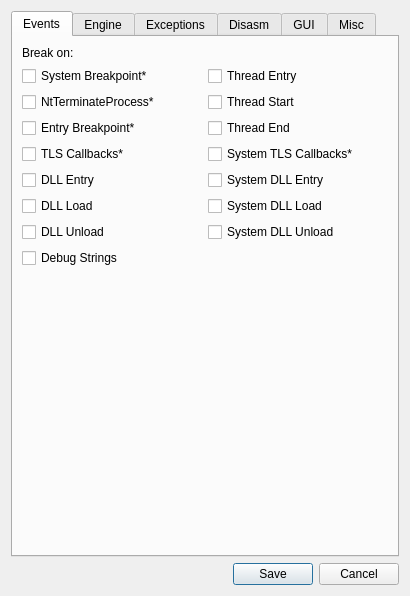
<?xml version="1.0" encoding="UTF-8"?>
<ui version="4.0">
 <class>SettingsDialog</class>
 <widget class="QDialog" name="SettingsDialog">
  <property name="geometry">
   <rect>
    <x>0</x>
    <y>0</y>
    <width>386</width>
    <height>525</height>
   </rect>
  </property>
  <property name="sizePolicy">
   <sizepolicy hsizetype="Expanding" vsizetype="Expanding">
    <horstretch>0</horstretch>
    <verstretch>0</verstretch>
   </sizepolicy>
  </property>
  <property name="windowTitle">
   <string>Settings</string>
  </property>
  <property name="windowIcon">
   <iconset resource="../../resource.qrc">
    <normaloff>:/icons/images/settings.png</normaloff>:/icons/images/settings.png</iconset>
  </property>
  <property name="autoFillBackground">
   <bool>true</bool>
  </property>
  <layout class="QVBoxLayout" name="verticalLayout">
   <item>
    <widget class="QTabWidget" name="tabWidget">
     <property name="autoFillBackground">
      <bool>true</bool>
     </property>
     <property name="currentIndex">
      <number>0</number>
     </property>
     <widget class="QWidget" name="tabEvents">
      <attribute name="title">
       <string>Events</string>
      </attribute>
      <layout class="QGridLayout" name="gridLayout">
       <item row="3" column="0">
        <widget class="QCheckBox" name="chkEntryBreakpoint">
         <property name="text">
          <string>Entry Breakpoint*</string>
         </property>
         <property name="checked">
          <bool>false</bool>
         </property>
        </widget>
       </item>
       <item row="2" column="1">
        <widget class="QCheckBox" name="chkThreadStart">
         <property name="text">
          <string>Thread Start</string>
         </property>
        </widget>
       </item>
       <item row="9" column="1">
        <widget class="QCheckBox" name="chkDllLoadSystem">
         <property name="text">
          <string>System DLL Load</string>
         </property>
        </widget>
       </item>
       <item row="1" column="1">
        <widget class="QCheckBox" name="chkThreadEntry">
         <property name="text">
          <string>Thread Entry</string>
         </property>
        </widget>
       </item>
       <item row="11" column="1">
        <widget class="QCheckBox" name="chkDllUnloadSystem">
         <property name="text">
          <string>System DLL Unload</string>
         </property>
        </widget>
       </item>
       <item row="13" column="0">
        <spacer name="verticalSpacer_4">
         <property name="orientation">
          <enum>Qt::Vertical</enum>
         </property>
         <property name="sizeHint" stdset="0">
          <size>
           <width>20</width>
           <height>40</height>
          </size>
         </property>
        </spacer>
       </item>
       <item row="2" column="0">
        <widget class="QCheckBox" name="chkNtTerminateProcess">
         <property name="text">
          <string>NtTerminateProcess*</string>
         </property>
        </widget>
       </item>
       <item row="5" column="0">
        <widget class="QCheckBox" name="chkTlsCallbacks">
         <property name="text">
          <string>TLS Callbacks*</string>
         </property>
         <property name="checked">
          <bool>false</bool>
         </property>
        </widget>
       </item>
       <item row="3" column="1">
        <widget class="QCheckBox" name="chkThreadEnd">
         <property name="text">
          <string>Thread End</string>
         </property>
        </widget>
       </item>
       <item row="8" column="0">
        <widget class="QCheckBox" name="chkDllEntry">
         <property name="text">
          <string>DLL Entry</string>
         </property>
        </widget>
       </item>
       <item row="9" column="0">
        <widget class="QCheckBox" name="chkDllLoad">
         <property name="text">
          <string>DLL Load</string>
         </property>
        </widget>
       </item>
       <item row="0" column="0">
        <widget class="QLabel" name="lblBreakOn">
         <property name="text">
          <string>Break on:</string>
         </property>
        </widget>
       </item>
       <item row="1" column="0">
        <widget class="QCheckBox" name="chkSystemBreakpoint">
         <property name="text">
          <string>System Breakpoint*</string>
         </property>
         <property name="checked">
          <bool>false</bool>
         </property>
        </widget>
       </item>
       <item row="5" column="1">
        <widget class="QCheckBox" name="chkTlsCallbacksSystem">
         <property name="text">
          <string>System TLS Callbacks*</string>
         </property>
        </widget>
       </item>
       <item row="8" column="1">
        <widget class="QCheckBox" name="chkDllEntrySystem">
         <property name="text">
          <string>System DLL Entry</string>
         </property>
        </widget>
       </item>
       <item row="11" column="0">
        <widget class="QCheckBox" name="chkDllUnload">
         <property name="text">
          <string>DLL Unload</string>
         </property>
        </widget>
       </item>
       <item row="12" column="0">
        <widget class="QCheckBox" name="chkDebugStrings">
         <property name="text">
          <string>Debug Strings</string>
         </property>
        </widget>
       </item>
      </layout>
     </widget>
     <widget class="QWidget" name="tabEngine">
      <property name="sizePolicy">
       <sizepolicy hsizetype="Minimum" vsizetype="Preferred">
        <horstretch>0</horstretch>
        <verstretch>0</verstretch>
       </sizepolicy>
      </property>
      <property name="minimumSize">
       <size>
        <width>0</width>
        <height>0</height>
       </size>
      </property>
      <attribute name="title">
       <string>Engine</string>
      </attribute>
      <layout class="QVBoxLayout" name="verticalLayout_4">
       <item>
        <layout class="QHBoxLayout" name="horizontalLayout">
         <item>
          <widget class="QGroupBox" name="groupBoxCalculationType">
           <property name="sizePolicy">
            <sizepolicy hsizetype="Preferred" vsizetype="Minimum">
             <horstretch>0</horstretch>
             <verstretch>0</verstretch>
            </sizepolicy>
           </property>
           <property name="title">
            <string>Calculation Type</string>
           </property>
           <layout class="QHBoxLayout" name="horizontalLayout_4">
            <item>
             <widget class="QRadioButton" name="radioSigned">
              <property name="text">
               <string>&amp;Signed</string>
              </property>
              <property name="checked">
               <bool>true</bool>
              </property>
             </widget>
            </item>
            <item>
             <widget class="QRadioButton" name="radioUnsigned">
              <property name="text">
               <string>&amp;Unsigned</string>
              </property>
             </widget>
            </item>
           </layout>
          </widget>
         </item>
         <item>
          <widget class="QGroupBox" name="groupBoxDebugEngine">
           <property name="title">
            <string>Debug Engine*</string>
           </property>
           <layout class="QHBoxLayout" name="horizontalLayout_3">
            <item>
             <widget class="QRadioButton" name="radioTitanEngine">
              <property name="text">
               <string>TitanEngine</string>
              </property>
              <property name="checked">
               <bool>true</bool>
              </property>
             </widget>
            </item>
            <item>
             <widget class="QRadioButton" name="radioGleeBug">
              <property name="text">
               <string>GleeBug</string>
              </property>
             </widget>
            </item>
           </layout>
          </widget>
         </item>
        </layout>
       </item>
       <item>
        <widget class="QGroupBox" name="groupBoxDefaultBreakpointType">
         <property name="sizePolicy">
          <sizepolicy hsizetype="Preferred" vsizetype="Minimum">
           <horstretch>0</horstretch>
           <verstretch>0</verstretch>
          </sizepolicy>
         </property>
         <property name="title">
          <string>Default Breakpoint Type</string>
         </property>
         <layout class="QVBoxLayout" name="verticalLayout_7">
          <item>
           <layout class="QHBoxLayout" name="layoutBreakpointType">
            <item>
             <widget class="QRadioButton" name="radioInt3Short">
              <property name="text">
               <string>INT3</string>
              </property>
              <property name="checked">
               <bool>true</bool>
              </property>
             </widget>
            </item>
            <item>
             <widget class="QRadioButton" name="radioInt3Long">
              <property name="text">
               <string>Long INT3</string>
              </property>
             </widget>
            </item>
            <item>
             <widget class="QRadioButton" name="radioUd2">
              <property name="text">
               <string>UD2</string>
              </property>
             </widget>
            </item>
           </layout>
          </item>
         </layout>
        </widget>
       </item>
       <item>
        <widget class="QCheckBox" name="chkUndecorateSymbolNames">
         <property name="text">
          <string>Undecorate Symbol Names</string>
         </property>
        </widget>
       </item>
       <item>
        <widget class="QCheckBox" name="chkEnableDebugPrivilege">
         <property name="text">
          <string>Enable Debug &amp;Privilege</string>
         </property>
        </widget>
       </item>
       <item>
        <widget class="QCheckBox" name="chkEnableSourceDebugging">
         <property name="text">
          <string>Enable Source Debugging</string>
         </property>
        </widget>
       </item>
       <item>
        <widget class="QCheckBox" name="chkDisableDatabaseCompression">
         <property name="text">
          <string>Disable Database Compression</string>
         </property>
        </widget>
       </item>
       <item>
        <widget class="QCheckBox" name="chkSaveDatabaseInProgramDirectory">
         <property name="text">
          <string>Save Database in Program Directory</string>
         </property>
        </widget>
       </item>
       <item>
        <widget class="QCheckBox" name="chkTraceRecordEnabledDuringTrace">
         <property name="text">
          <string>Enable Trace Record Recording during a Trace</string>
         </property>
        </widget>
       </item>
       <item>
        <widget class="QCheckBox" name="chkSkipInt3Stepping">
         <property name="text">
          <string>Skip INT3 stepping</string>
         </property>
        </widget>
       </item>
       <item>
        <widget class="QCheckBox" name="chkNoScriptTimeout">
         <property name="text">
          <string>No Script Timeout Warning</string>
         </property>
        </widget>
       </item>
       <item>
        <widget class="QCheckBox" name="chkIgnoreInconsistentBreakpoints">
         <property name="text">
          <string>&amp;Ignore inconsistent breakpoints</string>
         </property>
        </widget>
       </item>
       <item>
        <widget class="QCheckBox" name="chkHardcoreThreadSwitchWarning">
         <property name="text">
          <string>Log If the Thread Has Switched</string>
         </property>
        </widget>
       </item>
       <item>
        <widget class="QCheckBox" name="chkVerboseExceptionLogging">
         <property name="text">
          <string>Enable Verbose Exception Logging</string>
         </property>
        </widget>
       </item>
       <item>
        <widget class="QCheckBox" name="chkNoWow64SingleStepWorkaround">
         <property name="text">
          <string>Disable WOW64 Single Step Workaround</string>
         </property>
        </widget>
       </item>
       <item>
        <layout class="QHBoxLayout" name="horizontalLayoutMaxTraceCount">
         <item>
          <widget class="QLabel" name="lblMaxTraceCount">
           <property name="text">
            <string>Default maximum trace &amp;count</string>
           </property>
           <property name="buddy">
            <cstring>spinMaxTraceCount</cstring>
           </property>
          </widget>
         </item>
         <item>
          <widget class="QSpinBox" name="spinMaxTraceCount">
           <property name="sizePolicy">
            <sizepolicy hsizetype="Expanding" vsizetype="Fixed">
             <horstretch>0</horstretch>
             <verstretch>0</verstretch>
            </sizepolicy>
           </property>
           <property name="wrapping">
            <bool>false</bool>
           </property>
           <property name="frame">
            <bool>true</bool>
           </property>
           <property name="buttonSymbols">
            <enum>QAbstractSpinBox::UpDownArrows</enum>
           </property>
           <property name="minimum">
            <number>1</number>
           </property>
           <property name="maximum">
            <number>2147483647</number>
           </property>
           <property name="value">
            <number>50000</number>
           </property>
          </widget>
         </item>
        </layout>
       </item>
       <item>
        <layout class="QHBoxLayout" name="horizontalLayoutAnimateInterval">
         <item>
          <widget class="QLabel" name="lblAnimateInterval">
           <property name="text">
            <string>Animation per-step interval (ms)</string>
           </property>
          </widget>
         </item>
         <item>
          <widget class="QSpinBox" name="spinAnimateInterval">
           <property name="toolTip">
            <string>&lt;html&gt;&lt;head/&gt;&lt;body&gt;&lt;p&gt;The debugger sleeps for a certain time in order to keep the interval between animation steps constant as specified in this setting.&lt;/p&gt;&lt;p&gt;If you want to animate as fast as possible set this to 0.&lt;/p&gt;&lt;/body&gt;&lt;/html&gt;</string>
           </property>
          </widget>
         </item>
        </layout>
       </item>
       <item>
        <spacer name="verticalSpacer">
         <property name="orientation">
          <enum>Qt::Vertical</enum>
         </property>
         <property name="sizeHint" stdset="0">
          <size>
           <width>20</width>
           <height>40</height>
          </size>
         </property>
        </spacer>
       </item>
      </layout>
     </widget>
     <widget class="QWidget" name="tabExceptions">
      <attribute name="title">
       <string>Exceptions</string>
      </attribute>
      <layout class="QVBoxLayout" name="verticalLayout_5">
       <item>
        <widget class="QLabel" name="lblIgnoredExceptions">
         <property name="text">
          <string>Ignored Exceptions:</string>
         </property>
        </widget>
       </item>
       <item>
        <layout class="QHBoxLayout" name="horizontalLayoutExceptions">
         <item>
          <widget class="QListWidget" name="listExceptions">
           <property name="font">
            <font>
             <family>Courier New</family>
             <pointsize>8</pointsize>
            </font>
           </property>
           <property name="verticalScrollBarPolicy">
            <enum>Qt::ScrollBarAlwaysOn</enum>
           </property>
          </widget>
         </item>
         <item>
          <layout class="QVBoxLayout" name="layoutExceptionButtons">
           <item>
            <spacer name="verticalSpacerExceptionsTop">
             <property name="orientation">
              <enum>Qt::Vertical</enum>
             </property>
             <property name="sizeHint" stdset="0">
              <size>
               <width>20</width>
               <height>40</height>
              </size>
             </property>
            </spacer>
           </item>
           <item>
            <widget class="QPushButton" name="btnAddRange">
             <property name="text">
              <string>Add &amp;Range</string>
             </property>
            </widget>
           </item>
           <item>
            <widget class="QPushButton" name="btnDeleteRange">
             <property name="text">
              <string>&amp;Delete Range</string>
             </property>
            </widget>
           </item>
           <item>
            <widget class="QPushButton" name="btnAddLast">
             <property name="text">
              <string>Add &amp;Last</string>
             </property>
            </widget>
           </item>
           <item>
            <spacer name="verticalSpacerExceptionsBottom">
             <property name="orientation">
              <enum>Qt::Vertical</enum>
             </property>
             <property name="sizeHint" stdset="0">
              <size>
               <width>20</width>
               <height>40</height>
              </size>
             </property>
            </spacer>
           </item>
          </layout>
         </item>
        </layout>
       </item>
      </layout>
     </widget>
     <widget class="QWidget" name="tabDisasm">
      <attribute name="title">
       <string>Disasm</string>
      </attribute>
      <layout class="QVBoxLayout" name="verticalLayout_2">
       <item>
        <widget class="QCheckBox" name="chkArgumentSpaces">
         <property name="text">
          <string>Argument Spaces</string>
         </property>
        </widget>
       </item>
       <item>
        <widget class="QCheckBox" name="chkTabBetweenMnemonicAndArguments">
         <property name="text">
          <string>Tab between mnemonic and arguments</string>
         </property>
        </widget>
       </item>
       <item>
        <widget class="QCheckBox" name="chkHidePointerSizes">
         <property name="text">
          <string>Hide pointer sizes</string>
         </property>
        </widget>
       </item>
       <item>
        <widget class="QCheckBox" name="chkHideNormalSegments">
         <property name="text">
          <string>Only show FS/GS segments</string>
         </property>
        </widget>
       </item>
       <item>
        <widget class="QCheckBox" name="chkMemorySpaces">
         <property name="text">
          <string>Memory Spaces</string>
         </property>
        </widget>
       </item>
       <item>
        <widget class="QCheckBox" name="chkUppercase">
         <property name="text">
          <string>Uppercase</string>
         </property>
        </widget>
       </item>
       <item>
        <widget class="QCheckBox" name="chkOnlyCipAutoComments">
         <property name="text">
          <string>Autocomments only on CIP</string>
         </property>
        </widget>
       </item>
       <item>
        <widget class="QCheckBox" name="chkNoHighlightOperands">
         <property name="text">
          <string>Don't highlight operands</string>
         </property>
        </widget>
       </item>
       <item>
        <widget class="QCheckBox" name="chkNoCurrentModuleText">
         <property name="text">
          <string>Hide module name for local memory addresses</string>
         </property>
        </widget>
       </item>
       <item>
        <widget class="QCheckBox" name="chkPermanentHighlightingMode">
         <property name="text">
          <string>Permanent highlighting mode</string>
         </property>
        </widget>
       </item>
       <item>
        <widget class="QCheckBox" name="chkNoBranchDisasmPreview">
         <property name="text">
          <string>Disable branch disassembly preview</string>
         </property>
        </widget>
       </item>
       <item>
        <widget class="QCheckBox" name="chk0xPrefixValues">
         <property name="text">
          <string>0x prefix for values</string>
         </property>
        </widget>
       </item>
       <item>
        <widget class="QCheckBox" name="chkNoSourceLinesAutoComments">
         <property name="text">
          <string>Don't show source lines in comments</string>
         </property>
        </widget>
       </item>
       <item>
        <layout class="QHBoxLayout" name="layoutMaximumModuleNameSize">
         <item>
          <widget class="QLabel" name="lblMaximumModuleNameSize">
           <property name="enabled">
            <bool>true</bool>
           </property>
           <property name="sizePolicy">
            <sizepolicy hsizetype="Preferred" vsizetype="Preferred">
             <horstretch>0</horstretch>
             <verstretch>0</verstretch>
            </sizepolicy>
           </property>
           <property name="minimumSize">
            <size>
             <width>0</width>
             <height>0</height>
            </size>
           </property>
           <property name="text">
            <string>Maximum module name size</string>
           </property>
           <property name="buddy">
            <cstring>spinMaximumModuleNameSize</cstring>
           </property>
          </widget>
         </item>
         <item>
          <widget class="QSpinBox" name="spinMaximumModuleNameSize">
           <property name="sizePolicy">
            <sizepolicy hsizetype="Expanding" vsizetype="Fixed">
             <horstretch>0</horstretch>
             <verstretch>0</verstretch>
            </sizepolicy>
           </property>
           <property name="maximumSize">
            <size>
             <width>16777215</width>
             <height>16777215</height>
            </size>
           </property>
           <property name="minimum">
            <number>-1</number>
           </property>
           <property name="maximum">
            <number>2147483647</number>
           </property>
          </widget>
         </item>
        </layout>
       </item>
       <item>
        <spacer name="verticalSpacerDisasm">
         <property name="orientation">
          <enum>Qt::Vertical</enum>
         </property>
         <property name="sizeHint" stdset="0">
          <size>
           <width>20</width>
           <height>40</height>
          </size>
         </property>
        </spacer>
       </item>
      </layout>
     </widget>
     <widget class="QWidget" name="tabGui">
      <attribute name="title">
       <string>GUI</string>
      </attribute>
      <layout class="QVBoxLayout" name="verticalLayout_11">
       <item>
        <widget class="QCheckBox" name="chkFpuRegistersLittleEndian">
         <property name="sizePolicy">
          <sizepolicy hsizetype="Preferred" vsizetype="Fixed">
           <horstretch>0</horstretch>
           <verstretch>0</verstretch>
          </sizepolicy>
         </property>
         <property name="text">
          <string>Show FPU registers as little endian</string>
         </property>
        </widget>
       </item>
       <item>
        <widget class="QCheckBox" name="chkSaveColumnOrder">
         <property name="text">
          <string>Save GUI layout and column orders</string>
         </property>
        </widget>
       </item>
       <item>
        <widget class="QCheckBox" name="chkNoCloseDialog">
         <property name="text">
          <string>Don't show close dialog</string>
         </property>
        </widget>
       </item>
       <item>
        <widget class="QCheckBox" name="chkPidTidInHex">
         <property name="text">
          <string>Show PID/TID in HEX</string>
         </property>
        </widget>
       </item>
       <item>
        <widget class="QCheckBox" name="chkSaveLoadTabOrder">
         <property name="text">
          <string>Enable Load/Save Tab Order</string>
         </property>
        </widget>
       </item>
       <item>
        <widget class="QCheckBox" name="chkSidebarWatchLabels">
         <property name="text">
          <string>Show Watch Labels in Side Bar</string>
         </property>
        </widget>
       </item>
       <item>
        <widget class="QCheckBox" name="chkNoForegroundWindow">
         <property name="text">
          <string>Do not call SetForegroundWindow</string>
         </property>
        </widget>
       </item>
       <item>
        <widget class="QCheckBox" name="chkShowGraphRva">
         <property name="text">
          <string>Show RVA addresses in graph view</string>
         </property>
        </widget>
       </item>
       <item>
        <widget class="QCheckBox" name="chkGraphZoomMode">
         <property name="text">
          <string>Graph zoom mode</string>
         </property>
        </widget>
       </item>
       <item>
        <widget class="QCheckBox" name="chkAutoFollowInStack">
         <property name="text">
          <string>Auto follow operand in stack</string>
         </property>
        </widget>
       </item>
       <item>
        <widget class="QCheckBox" name="chkShowExitConfirmation">
         <property name="text">
          <string>Show exit confirmation dialog</string>
         </property>
        </widget>
       </item>
       <item>
        <widget class="QCheckBox" name="chkDisableAutoComplete">
         <property name="text">
          <string>Disable auto completion in goto dialog</string>
         </property>
        </widget>
       </item>
       <item>
        <spacer name="verticalSpacerGUI">
         <property name="orientation">
          <enum>Qt::Vertical</enum>
         </property>
         <property name="sizeHint" stdset="0">
          <size>
           <width>20</width>
           <height>40</height>
          </size>
         </property>
        </spacer>
       </item>
      </layout>
     </widget>
     <widget class="QWidget" name="tabMisc">
      <attribute name="title">
       <string>Misc</string>
      </attribute>
      <layout class="QVBoxLayout" name="verticalLayout_10">
       <item>
        <layout class="QVBoxLayout" name="verticalLayoutSymbolJIT">
         <item>
          <layout class="QHBoxLayout" name="horizontalLayoutSymbol">
           <item>
            <layout class="QVBoxLayout" name="verticalLayoutSymbolLabels">
             <item>
              <widget class="QLabel" name="lblSymbolStore">
               <property name="text">
                <string>Symbol Store:</string>
               </property>
              </widget>
             </item>
             <item>
              <widget class="QLabel" name="lblSymbolPath">
               <property name="text">
                <string>Symbol Path:</string>
               </property>
              </widget>
             </item>
            </layout>
           </item>
           <item>
            <layout class="QVBoxLayout" name="verticalLayoutSymbolEdits">
             <item>
              <widget class="QLineEdit" name="editSymbolStore"/>
             </item>
             <item>
              <widget class="QLineEdit" name="editSymbolCache"/>
             </item>
            </layout>
           </item>
          </layout>
         </item>
         <item>
          <widget class="QCheckBox" name="chkSetJIT">
           <property name="text">
            <string>Set x64dbg as Just In Time Debugger</string>
           </property>
          </widget>
         </item>
         <item>
          <layout class="QHBoxLayout" name="horizontalLayoutJIT">
           <item>
            <widget class="QLabel" name="label">
             <property name="text">
              <string>JIT:</string>
             </property>
            </widget>
           </item>
           <item>
            <widget class="QLineEdit" name="editJIT">
             <property name="readOnly">
              <bool>true</bool>
             </property>
            </widget>
           </item>
          </layout>
         </item>
         <item>
          <widget class="QCheckBox" name="chkConfirmBeforeAtt">
           <property name="text">
            <string>Confirm before attaching</string>
           </property>
          </widget>
         </item>
         <item>
          <widget class="QLabel" name="lblAdminWarning">
           <property name="text">
            <string>&lt;font color=&quot;red&quot;&gt;DIE SCUM!&lt;/font&gt;</string>
           </property>
          </widget>
         </item>
         <item>
          <widget class="QGroupBox" name="groupBoxSearchEngineURL">
           <property name="title">
            <string>Search Engine URL</string>
           </property>
           <layout class="QHBoxLayout" name="horizontalLayout_5">
            <item>
             <widget class="QLineEdit" name="editHelpOnSymbolicNameUrl"/>
            </item>
           </layout>
          </widget>
         </item>
        </layout>
       </item>
       <item>
        <widget class="QCheckBox" name="chkUtf16LogRedirect">
         <property name="text">
          <string>UTF-16 Log Redirect*</string>
         </property>
        </widget>
       </item>
       <item>
        <widget class="QCheckBox" name="chkUseLocalHelpFile">
         <property name="text">
          <string>Use local help file (x64dbg.chm)</string>
         </property>
        </widget>
       </item>
       <item>
        <widget class="QCheckBox" name="chkQueryProcessCookie">
         <property name="text">
          <string>Query process cookie*</string>
         </property>
        </widget>
       </item>
       <item>
        <widget class="QCheckBox" name="chkQueryWorkingSet">
         <property name="text">
          <string>Query working set before reading memory</string>
         </property>
        </widget>
       </item>
       <item>
        <widget class="QCheckBox" name="chkTransparentExceptionStepping">
         <property name="text">
          <string>Transparent exception stepping*</string>
         </property>
        </widget>
       </item>
       <item>
        <spacer name="verticalSpacerMisc">
         <property name="orientation">
          <enum>Qt::Vertical</enum>
         </property>
         <property name="sizeHint" stdset="0">
          <size>
           <width>20</width>
           <height>40</height>
          </size>
         </property>
        </spacer>
       </item>
      </layout>
     </widget>
    </widget>
   </item>
   <item>
    <layout class="QHBoxLayout" name="horizontalLayoutSaveCancel">
     <item>
      <spacer name="horizontalSpacerSaveCancel">
       <property name="orientation">
        <enum>Qt::Horizontal</enum>
       </property>
       <property name="sizeHint" stdset="0">
        <size>
         <width>40</width>
         <height>20</height>
        </size>
       </property>
      </spacer>
     </item>
     <item>
      <widget class="QPushButton" name="btnSave">
       <property name="text">
        <string>Save</string>
       </property>
       <property name="default">
        <bool>true</bool>
       </property>
      </widget>
     </item>
     <item>
      <widget class="QPushButton" name="btnCancel">
       <property name="text">
        <string>Cancel</string>
       </property>
      </widget>
     </item>
    </layout>
   </item>
  </layout>
 </widget>
 <tabstops>
  <tabstop>tabWidget</tabstop>
  <tabstop>chkSystemBreakpoint</tabstop>
  <tabstop>chkEntryBreakpoint</tabstop>
  <tabstop>radioInt3Short</tabstop>
  <tabstop>radioInt3Long</tabstop>
  <tabstop>radioUd2</tabstop>
  <tabstop>chkUndecorateSymbolNames</tabstop>
  <tabstop>chkEnableDebugPrivilege</tabstop>
  <tabstop>chkEnableSourceDebugging</tabstop>
  <tabstop>chkDisableDatabaseCompression</tabstop>
  <tabstop>chkSaveDatabaseInProgramDirectory</tabstop>
  <tabstop>listExceptions</tabstop>
  <tabstop>btnAddRange</tabstop>
  <tabstop>btnDeleteRange</tabstop>
  <tabstop>btnAddLast</tabstop>
  <tabstop>chkArgumentSpaces</tabstop>
  <tabstop>chkTabBetweenMnemonicAndArguments</tabstop>
  <tabstop>chkMemorySpaces</tabstop>
  <tabstop>chkUppercase</tabstop>
  <tabstop>chkOnlyCipAutoComments</tabstop>
  <tabstop>editSymbolStore</tabstop>
  <tabstop>editSymbolCache</tabstop>
  <tabstop>chkSetJIT</tabstop>
  <tabstop>editJIT</tabstop>
  <tabstop>chkConfirmBeforeAtt</tabstop>
  <tabstop>btnSave</tabstop>
  <tabstop>btnCancel</tabstop>
 </tabstops>
 <resources>
  <include location="../../resource.qrc"/>
 </resources>
 <connections>
  <connection>
   <sender>btnCancel</sender>
   <signal>clicked()</signal>
   <receiver>SettingsDialog</receiver>
   <slot>reject()</slot>
   <hints>
    <hint type="sourcelabel">
     <x>358</x>
     <y>252</y>
    </hint>
    <hint type="destinationlabel">
     <x>357</x>
     <y>236</y>
    </hint>
   </hints>
  </connection>
  <connection>
   <sender>btnSave</sender>
   <signal>clicked()</signal>
   <receiver>SettingsDialog</receiver>
   <slot>accept()</slot>
   <hints>
    <hint type="sourcelabel">
     <x>286</x>
     <y>250</y>
    </hint>
    <hint type="destinationlabel">
     <x>279</x>
     <y>236</y>
    </hint>
   </hints>
  </connection>
 </connections>
</ui>
